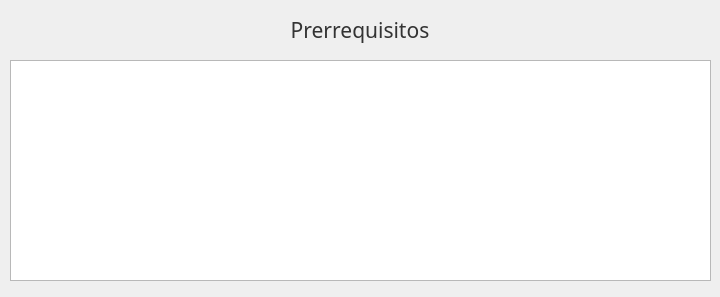
<?xml version="1.0" encoding="UTF-8"?>
<ui version="4.0">
 <class>VerPrerrequisito</class>
 <widget class="QWidget" name="VerPrerrequisito">
  <property name="windowModality">
   <enum>Qt::ApplicationModal</enum>
  </property>
  <property name="geometry">
   <rect>
    <x>0</x>
    <y>0</y>
    <width>720</width>
    <height>297</height>
   </rect>
  </property>
  <property name="minimumSize">
   <size>
    <width>420</width>
    <height>270</height>
   </size>
  </property>
  <property name="maximumSize">
   <size>
    <width>3000</width>
    <height>3000</height>
   </size>
  </property>
  <property name="windowTitle">
   <string>Agregar Prerrequisito</string>
  </property>
  <property name="windowIcon">
   <iconset resource="../resources.qrc">
    <normaloff>:/icons/images/icons/cil-pencil.png</normaloff>:/icons/images/icons/cil-pencil.png</iconset>
  </property>
  <property name="styleSheet">
   <string notr="true">QWidget{
	color: #333;
	font: 9pt &quot;Segoe UI&quot;;
}
/* ----------------- LineEdit  ----------------- */
QLineEdit {
	border-radius: 5px;
	border: 2px solid #1F54A3;
	padding-left: 10px;
	selection-color: white;
	selection-background-color: #2A3C57;
    color: black;
}
QLineEdit:hover {
	border: 2px solid rgb(98, 114, 164);
}
QLineEdit:focus {
	border: 2px solid #2A3C57;
}



/* ----------------- Button ----------------- */
QPushButton {
	border: 2px solid #1F54A3;
	border-radius: 5px;	
	background-color: #1F54A3;
	color:white;
}
 QPushButton:hover {
	background-color: #286FD6;
	border: 2px solid #286FD6;
}
 QPushButton:pressed {	
	background-color: #2A3C57;
	border: 2px solid #2A3C57;
}

/* ----------------- CheckBox ----------------- */

QCheckBox::indicator {
	border : 1px solid #6272a4;
	width: 15px;
	height: 15px;
	border-radius: 15px;
    background: #6272a4;
}
QCheckBox::indicator:hover {
	background-color: #286FD6;
	border : 1px solid #286FD6;
}
QCheckBox::indicator:checked {
	border : 1px solid #1F54A3;
    background: 3px solid #1F54A3;	
	background-image: url(:/icons/images/icons/cil-check-alt.png);
}


/* ----------------- QDateEdit ----------------- */
QDateTimeEdit{
	background-color: white;
	border-radius: 5px;
	border: 2px solid #1F54A3;
    color: black;
}
QDateTimeEdit:hover{
	border: 2px solid #7284b9;
}

QDateTimeEdit:focus {
	border: 2px solid #2A3C57;
}


QDateTimeEdit::up-button {
    border-image: url(:/icons/images/icons/cil-arrow-top.png); 
}

QDateTimeEdit::down-button {
    border-image: url(:/icons/images/icons/cil-arrow-bottom.png);
}














</string>
  </property>
  <widget class="QLabel" name="label">
   <property name="geometry">
    <rect>
     <x>0</x>
     <y>0</y>
     <width>720</width>
     <height>60</height>
    </rect>
   </property>
   <property name="font">
    <font>
     <family>Microsoft YaHei UI Light</family>
     <pointsize>16</pointsize>
     <weight>3</weight>
     <italic>false</italic>
     <bold>false</bold>
    </font>
   </property>
   <property name="styleSheet">
    <string notr="true">font: 25 16pt &quot;Microsoft YaHei UI Light&quot;;</string>
   </property>
   <property name="text">
    <string>Prerrequisitos</string>
   </property>
   <property name="alignment">
    <set>Qt::AlignCenter</set>
   </property>
  </widget>
  <widget class="QTableWidget" name="table_prerrequisito">
   <property name="geometry">
    <rect>
     <x>10</x>
     <y>60</y>
     <width>701</width>
     <height>221</height>
    </rect>
   </property>
  </widget>
 </widget>
 <resources>
  <include location="../resources.qrc"/>
 </resources>
 <connections/>
</ui>
